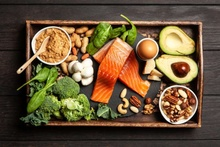
%> input picture Geometric Transformations/food1.jpg, 220 x 147 px, shrunk from 799 x 533 before the run
$ octave Gaussian.m   (GNU Octave 9; MATLAB toolbox functions it lacks are replaced by stand-ins)
%> lines starting %> are read from the running program, lines starting %| are printed output that depends on the picture
%Interpolation using a filter - Part (b)

I1 = imread('food1.jpg'); %Original Image
%> I1 is the input picture: size 147x220x3 uint8; mean R, G, B 103.2, 83.4, 56.9
[M, N, C] = size(I1);
%> M = 147; N = 220; C = 3

I6 = double(I1)/255.0;

I2 = rgb2gray(I1); %Grayscale Image
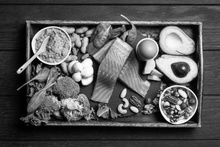
%> I2: size 147x220 uint8; min 0, max 255, mean 86.3

I7 = double(I2)/255.0;

I9 = zeros(M+4,N+4);
I9(3:M+2, 3:N+2) = I7;
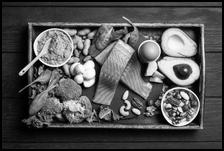
%> I9: size 151x224 double; min 0, max 1, mean 0.324

I10 = zeros(M+4,N+4);
I10(3:M+2, 3:N+2,1:3) = I6;
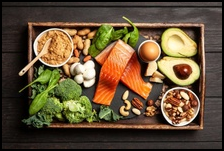
%> I10: size 151x224x3 double; mean R, G, B 0.387, 0.313, 0.213

%Gaussian Filter 5x5

sd = 1;
for x = -2 : 2
    for y = -2 : 2
        h(x+3,y+3) = (1/(2*pi*sd^2)) * exp(-(x^2 + y^2)/(2*sd^2));
    end
end

theta=90.0;
A = [ 0.5 * cosd(theta) -sind(theta)
      sind(theta)  cosd(theta) ];
T= [ 10 5 ]';

p = A * [ 1 1 ]' + T;
x1=p(1);
y1=p(2);
p= A * [ 1 N ]' + T;
%> p = [-210; 6]
x2=p(1);
%> x2 = -210
y2=p(2);
%> y2 = 6
p= A * [ M 1 ]' + T;
%> p = [9; 152]
x3=p(1);
%> x3 = 9
y3=p(2);
%> y3 = 152
p= A * [ M N ]' + T;
%> p = [-210; 152]
x4=p(1);
%> x4 = -210
y4=p(2);
%> y4 = 152

xmin = floor( min( [ x1 x2 x3 x4 ] ));
xmax = ceil( max( [ x1 x2 x3 x4 ] ));
ymin = floor(min( [ y1 y2 y3 y4 ] ));
ymax = ceil(max( [ y1 y2 y3 y4 ] ));
Mp=ceil(xmax-xmin)+1;
Np=ceil(ymax-ymin)+1;

I8=zeros(Mp,Np);
I4=zeros(Mp,Np,3);

Ap = inv(A);

for i = xmin : xmax
    for j = ymin : ymax
        p = Ap * ( [ i j ]' -T );

        x0=p(1);
        y0=p(2);

        xn = floor(x0);
        yn = floor(y0);

        if((3<=xn) && (xn<=M-2) && (3<=yn) && (yn<=N-2))

            x=round(i-xmin+1);
            y=round(j-ymin+1);

            list1 = double(I9(xn-2:xn+2,yn-2:yn+2));
            I8(x,y) = sum(sum(list1.*h));

            list1 = double(I10(xn-2:xn+2,yn-2:yn+2,1));
            I4(x,y,1) = sum(sum(list1.*h));

            list1 = double(I10(xn-2:xn+2,yn-2:yn+2,2));
            I4(x,y,2) = sum(sum(list1.*h));

            list1 = double(I10(xn-2:xn+2,yn-2:yn+2,3));
            I4(x,y,3) = sum(sum(list1.*h));

        end
    end
end
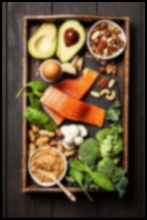
%> I4: size 220x147x3 double; mean R, G, B 0.386, 0.311, 0.209
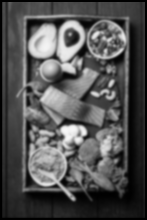
%> I8: size 220x147 double; min 0, max 0.971, mean 0.322
%> after the loop, list1 = [0 0 0.0549 0.0431 0.0392; 0 0 0.118 0.106 0.11; 0 0 0.102 0.0902 0.0941; 0 0 0.118 0.0863 0.0784; 0 0 0.106 0.0941 0.0941]; x = 218; y = 145

figure;
subplot(2,2,1);
imshow(I1);
title("Original Image");

subplot(2,2,2);
imshow(I2);
title("Grayscale Image");

subplot(2,2,3);
imshow(I4);
title("Gaussian filter Interpolation of Original Image");

subplot(2,2,4);
imshow(I8);
title("Gaussian filter Interpolation of Grayscale Image");

$ run again, with Geometric Transformations/Bilinear.jpg copied over Geometric Transformations/food1.jpg
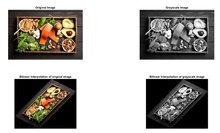
%> input picture Geometric Transformations/Bilinear.jpg, 220 x 133 px, shrunk from 1414 x 853 before the run
%> I1 is the input picture: size 133x220x3 uint8; mean R, G, B 168.3, 164.9, 160.4
%> after the loop `for i = xmin : xmax`:
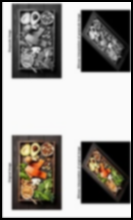
%> I4: size 220x133x3 double; mean R, G, B 0.598, 0.585, 0.568
%> after the loop `for i = xmin : xmax`:
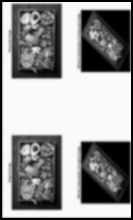
%> I8: size 220x133 double; min 0, max 0.982, mean 0.587
%> after the loop `for i = xmin : xmax`: list1 = [0 0 1 1 1; 0 0 1 1 1; 0 0 1 1 1; 0 0 1 1 1; 0 0 1 1 1]; x = 218; y = 131

$ run again, with Geometric Transformations/Rotation.jpg copied over Geometric Transformations/food1.jpg
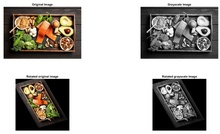
%> input picture Geometric Transformations/Rotation.jpg, 220 x 134 px, shrunk from 1358 x 825 before the run
%> I1 is the input picture: size 134x220x3 uint8; mean R, G, B 171.1, 167.5, 162.7
%> after the loop `for i = xmin : xmax`:
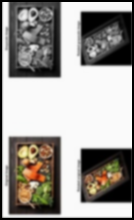
%> I4: size 220x134x3 double; mean R, G, B 0.614, 0.6, 0.582
%> after the loop `for i = xmin : xmax`:
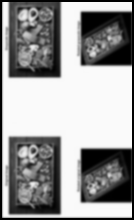
%> I8: size 220x134 double; min 0, max 0.982, mean 0.602
%> after the loop `for i = xmin : xmax`: list1 = [0 0 1 1 1; 0 0 1 1 1; 0 0 1 1 1; 0 0 1 1 1; 0 0 1 1 1]; x = 218; y = 132
